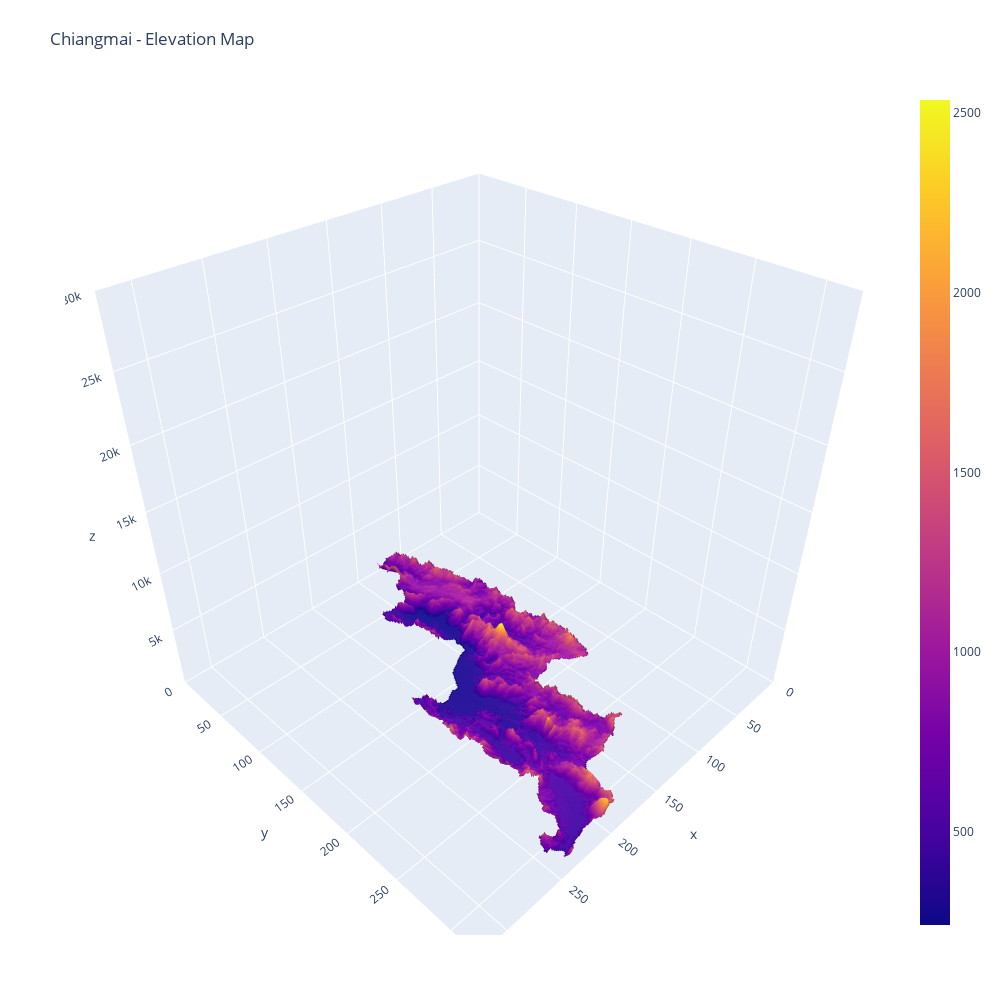

Notebook code cell kept with this figure:
### Code cell
import plotly.graph_objects as go

fig = go.Figure(data=[go.Surface(z=z_data)])

fig.update_layout(title='Chiangmai - Elevation Map', autosize=False,
                  width=1000, height=1000,
                  margin=dict(l=65, r=50, b=65, t=90))
map_range = np.max(z_data.shape)
fig.update_scenes(
    xaxis_range=[0, map_range],
    yaxis_range=[0, map_range],
    zaxis_range=[0, 30000])

fig.show()

### Figure 1 — Plotly figure (JSON) as saved in the notebook; plotly's stock layout.template omitted (floating-point values rounded to 4 significant figures; data arrays with more than 128 entries replaced by an {"elided": "..."} marker saying what was removed)
{"data": [{"type": "surface", "z": {"elided": "323x324 int values"}}], "layout": {"autosize": false, "height": 1000, "margin": {"b": 65, "l": 65, "r": 50, "t": 90}, "scene": {"xaxis": {"range": [0, 324]}, "yaxis": {"range": [0, 324]}, "zaxis": {"range": [0, 30000]}}, "title": {"text": "Chiangmai - Elevation Map"}, "width": 1000}}
